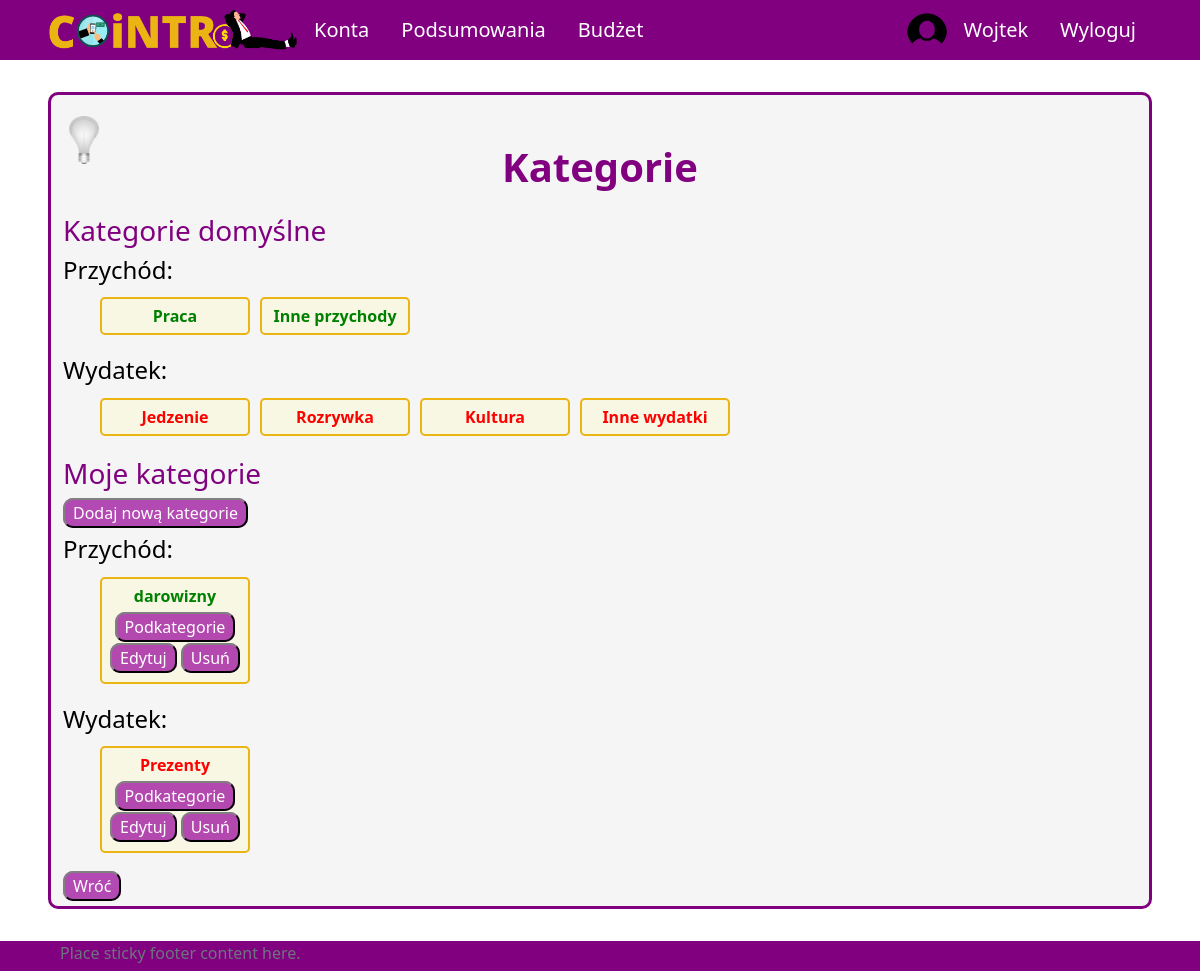
Page /profile/categories (signed in) on the earlier database version.
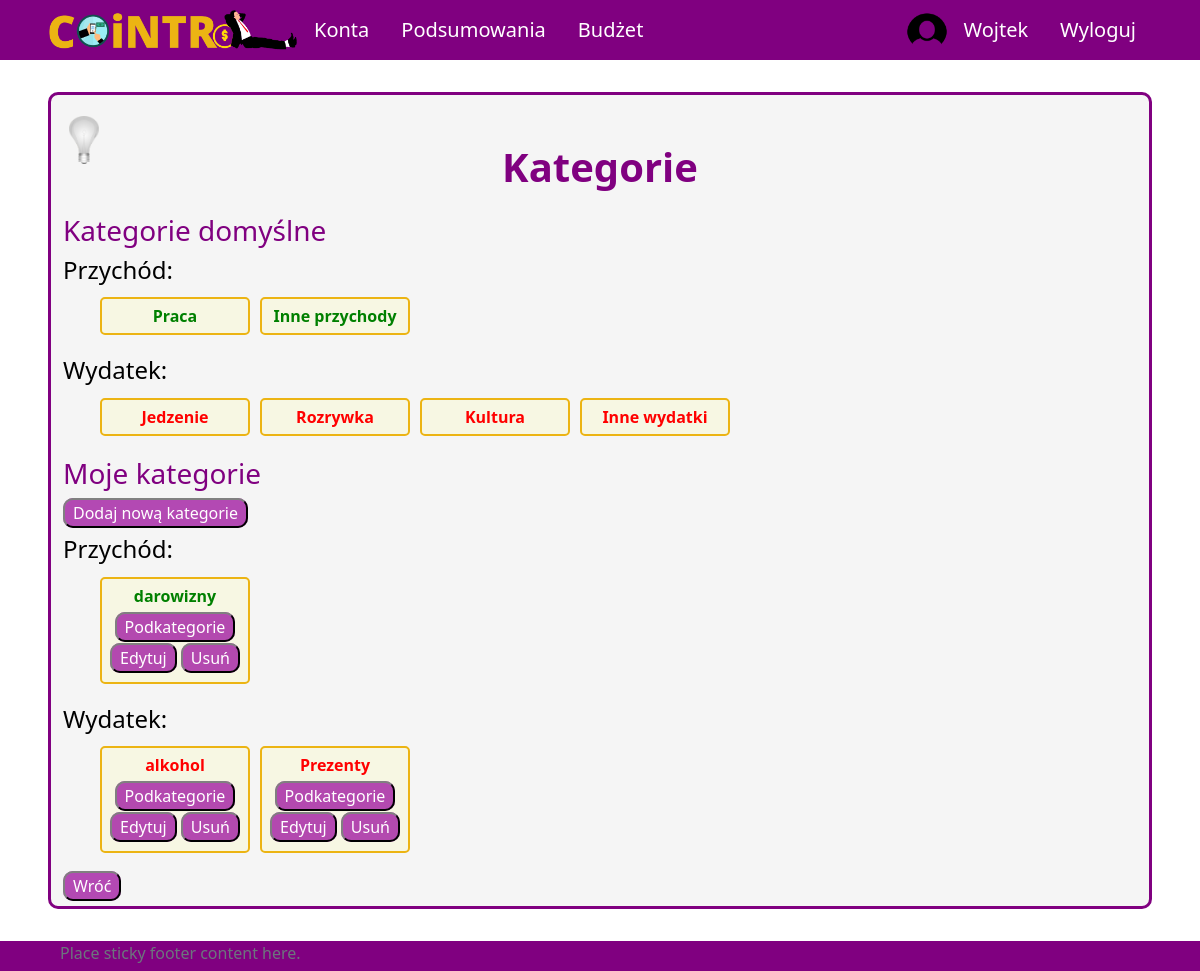
Same page on the later database version.
### UsersApp/models.py (models this page shows, shortened)
class Category(models.Model):
    SCOPE_CHOICES = (
        ("INCOME", "income"),
        ("EXPENSE", "expense"),
    )
    name = models.CharField(max_length=255)
    owner = models.ForeignKey(Profile, null=True, blank=True, on_delete=models.CASCADE)
    scope = models.CharField(max_length=10, choices=SCOPE_CHOICES) #income / expense - do oddzielenia rodzaju transakcji
    id = models.UUIDField(default=uuid.uuid4, unique=True, primary_key=True, editable=False)

### UsersApp/views/category_views.py (the view)
# urls.py: path('profile/categories', views.showCategories, name='all-categories'),
@login_required(login_url='login')
def showCategories(request):
    defaultCategory = Category.objects.filter(owner__isnull=True)
    userCategory = Category.objects.filter(owner=request.user.profile)
    context = {'defaultCategory' : defaultCategory, 'userCategory' : userCategory}
    return render(request, 'application/categories/all-categories.html', context)

### templates/application/categories/all-categories.html
{% extends 'application/base.html' %}
{% block content %}
<div class="title">
    <h1>Kategorie</h1>
</div>
<div class="content-pc">
    <div id="default-cat">
        <h3 class="purple">Kategorie domyślne</h3>
        <h4>Przychód:</h4>
        <ul id="cat-list">
            {% for dc in defaultCategory %}
                {% if dc.scope == "INCOME" %}
                    <li id="category">
                        <span class="bold income">{{dc.name}}</span></br>
                    </li>
                {% endif %}
            {% endfor %}
            </ul>
        <h4>Wydatek:</h4>
        <ul id="cat-list">
            {% for dc in defaultCategory %}
            {% if dc.scope == "EXPENSE" %}
                <li id="category">
                    <span class="bold expense">{{dc.name}}</span></br>
                </li>
            {% endif %}
        {% endfor %}
        </ul>
    </div>
    <div id="custom-cat">
        <h3 class="purple">Moje kategorie</h3>
        <p class="buttons"><a class="button" href="{% url 'create-category' %}">Dodaj nową kategorie</a></p>
        <h4>Przychód:</h4>
        <ul id="cat-list">
            {% for uc in userCategory %}
                {% if uc.scope == "INCOME" %}
                    <li id="category">
                        <span class="bold cat-income">{{uc.name}}</span>
                        <p class="buttons-close"><a class="button" href="{% url 'all-subcategories' uc.id %}">Podkategorie</a></p>
                        <p class="buttons-close">
                            <a class="button" href="{% url 'edit-category' uc.id %}">Edytuj</a>
                            <a class="button" href="{% url 'delete-category' uc.id %}" onclick=
                            "return confirm('Are you sure you want to delete {{uc.name}}?')">Usuń</a>
                        </p>
                    </li>
                {% endif %}
            {% endfor %}
        </ul>
        <h4>Wydatek:</h4>
        <ul id="cat-list">
            {% for uc in userCategory %}
                {% if uc.scope == "EXPENSE" %}
                    <li id="category">
                        <span class="bold cat-expense">{{uc.name}}</span>
                        <p class="buttons-close"><a class="button" href="{% url 'all-subcategories' uc.id %}">Podkategorie</a></p>
                        <p class="buttons-close">
                            <a class="button" href="{% url 'edit-category' uc.id %}">Edytuj</a>
                            <a class="button" href="{% url 'delete-category' uc.id %}" onclick=
                            "return confirm('Are you sure you want to delete {{uc.name}}?')">Usuń</a>
                        </p>
                    </li>
                {% endif %}
            {% endfor %}
        </ul>
    </div>
<a class="button" href="{% url 'profile' %}">Wróć</a>
</div>
{% endblock %}

Differences in the rows shown:
now on this page (row edited): Category: name "alkohol", shown under "Wydatek:"
